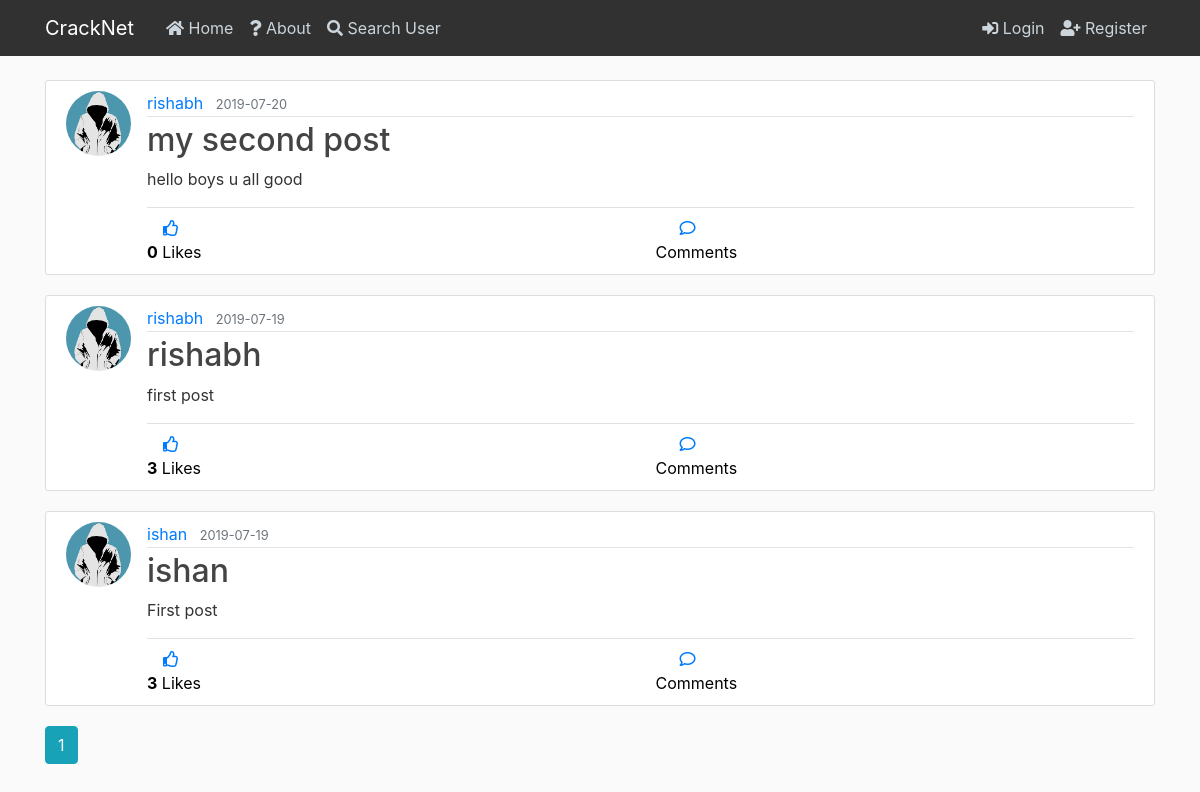
Page /home on the earlier database version.
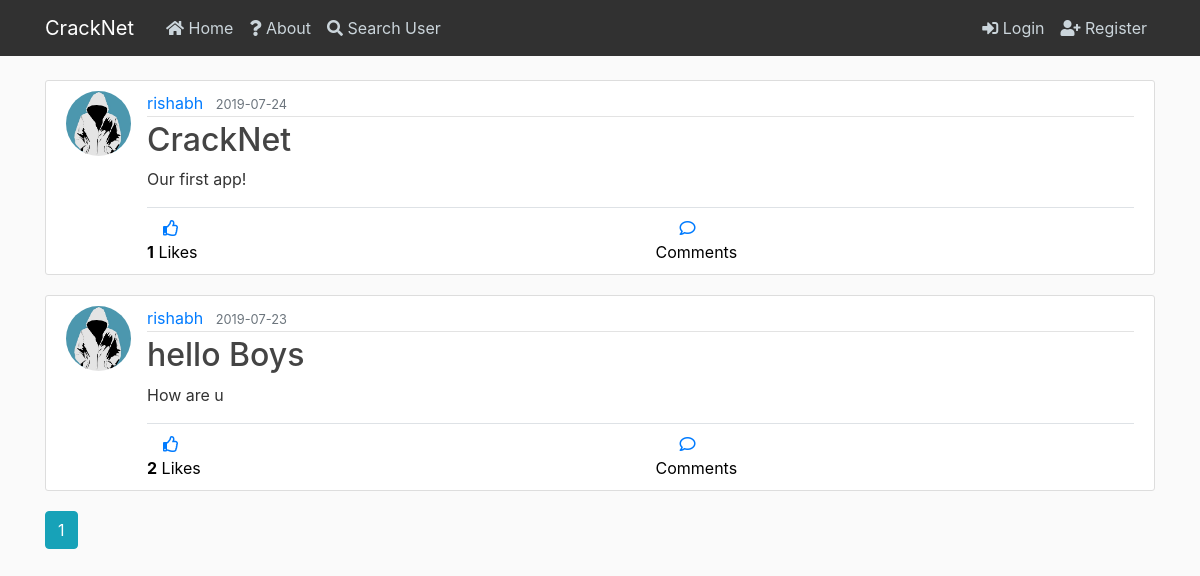
Same page on the later database version.
### flaskblog/models.py (models this page shows, shortened)
class Post(db.Model):
    id = db.Column(db.Integer, primary_key=True)
    title = db.Column(db.String(100), nullable=False)
    date_posted = db.Column(db.DateTime, nullable=False, default=datetime.utcnow)
    content = db.Column(db.Text, nullable=False)
    likes = db.Column(db.Integer, nullable=False, default=0)
    liked_users = db.Column(db.String(100000),default="")
    user_id = db.Column(db.Integer, db.ForeignKey('user.id'), nullable=False)
    comments = db.relationship('Comment', backref='post', lazy=True)

class User(db.Model, UserMixin):
    id = db.Column(db.Integer, primary_key=True)
    username = db.Column(db.String(20), unique=True, nullable=False)
    email = db.Column(db.String(120), unique=True, nullable=False)
    image_file = db.Column(db.String(20), nullable=False, default='default.jpg')
    connections=db.Column(db.Integer, nullable=False, default=0)
    connected_users=db.Column(db.String(100000), default="")
    password = db.Column(db.String(60), nullable=False)
    posts = db.relationship('Post', backref='author', lazy=True)
    comments = db.relationship('Comment', backref='author', lazy=True)

### flaskblog/routes.py (the view)
@app.route("/home")
def home():
    page = request.args.get('page', 1, type=int)
    posts = Post.query.order_by(Post.date_posted.desc()).paginate(page=page, per_page=5)
    return render_template('home.html', posts=posts)

### flaskblog/templates/home.html
{% extends "layout.html" %}
{% block content %}
    {% for post in posts.items %}
        <article class="media content-section">
          <img class="rounded-circle article-img" src="{{ url_for('static', filename='profile_pics/' + post.author.image_file) }}">
          <div class="media-body">
            <div class="article-metadata">
              {% if current_user.username != post.author.username %}
                <a class="mr-2" href="{{ url_for('profile', username=post.author.username) }}">{{ post.author.username }}</a>
              {% else %}
                <a class="mr-2" href="{{ url_for('account') }}">{{ post.author.username }}</a>
              {% endif %}
              <small class="text-muted">{{ post.date_posted.strftime('%Y-%m-%d') }}</small>
            </div>
            <h2><a class="article-title" href="{{ url_for('post', post_id=post.id) }}">{{ post.title }}</a></h2>
            <p class="article-content">{{ post.content }}</p>
            <div class="like-btn-box border-top pt-2">
              <div class="row">
                <div class="col">
                  {% set list1 = post.liked_users.split(' ') %}
                  {% if current_user.id in list1 |map('int') | list %}
                    <a href="{{ url_for('likes', post_id=post.id) }}"><i class="fas fa-thumbs-up ml-3"></i></a><br>
                  {% else %}
                    <a href="{{ url_for('likes', post_id=post.id) }}"><i class="far fa-thumbs-up ml-3"></i></a><br>
                  {% endif %}
                  <a class="no-color" href="{{ url_for('user_list', content='like', id=post.id) }}"><span><strong>{{post.likes}}</strong> Likes</span></a>
                </div>
                <div class="col">
                  <a class="comment" href="{{ url_for('comments', post_id=post.id) }}"><i class="far fa-comment ml-4"></i></a><br>
                  <a class="no-color" href="{{ url_for('comments', post_id=post.id) }}"><span><strong></strong> Comments</span></a>
                </div>
              </div>
            </div>
          </div>
        </article>
    {% endfor %}
    {% for page_num in posts.iter_pages(left_edge=1, right_edge=1, left_current=1, right_current=2) %}
      {% if page_num %}
        {% if posts.page == page_num %}
          <a class="btn btn-info mb-4" href="{{ url_for('home', page=page_num) }}">{{ page_num }}</a>
        {% else %}
          <a class="btn btn-outline-info mb-4" href="{{ url_for('home', page=page_num) }}">{{ page_num }}</a>
        {% endif %}
      {% else %}
        ...
      {% endif %}
    {% endfor %}
{% endblock content %}

### flaskblog/templates/layout.html (shortened to what this page needs)
<!DOCTYPE html>
<html>
<head>
    <link rel="stylesheet" href="https://maxcdn.bootstrapcdn.com/bootstrap/4.0.0/css/bootstrap.min.css">
    <link rel="stylesheet" href="https://use.fontawesome.com/releases/v5.8.2/css/all.css">
    <link rel="stylesheet" type="text/css" href="{{ url_for('static', filename='main.css') }}">
</head>
<body>
    <header class="site-header">
      <nav class="navbar navbar-expand-md navbar-dark bg-steel fixed-top">
        <div class="container">
          <a class="navbar-brand mr-4" href="/">CrackNet</a>
          <div class="collapse navbar-collapse" id="navbarToggle">
            <div class="navbar-nav mr-auto">
              <a class="nav-item nav-link" href="{{ url_for('home') }}"><i class="fas fa-home"></i> Home</a>
              <a class="nav-item nav-link" href="{{ url_for('about') }}"><i class="fas fa-question"></i> About</a>
              <a class="nav-item nav-link" data-toggle="modal" href="#SearchModal"><i class="fas fa-search"></i> Search User</a>
            </div>
            <div class="navbar-nav">
              {% if current_user.is_authenticated %}
                <a class="nav-item nav-link" href="{{ url_for('new_post') }}"><i class="fas fa-plus"></i> New Post</a>
                <li class="nav-item dropdown">
                  <a class="nav-link dropdown-toggle" href="#" id="navbarDropdown" role="button" data-toggle="dropdown" aria-haspopup="true" aria-expanded="false">
                    <i class="fab fa-buffer"></i> Special Features
                  </a>
                  <div class="dropdown-menu" aria-labelledby="navbarDropdown">
                    <a class="dropdown-item" href="{{ url_for('material') }}"><i class="fas fa-user-graduate"></i> Study Material</a>
                    <a class="dropdown-item" href="{{ url_for('help_desk') }}"><i class="fas fa-hands-helping"></i> Freshers Help-Desk</a>
                    <a class="dropdown-item" href="{{ url_for('clubs') }}"><i class="fas fa-users"></i> Clubs</a>
                    <div class="dropdown-divider"></div>
                    <a class="dropdown-item" href="#">Something else here</a>
                  </div>
                </li>
                <a class="nav-item nav-link" href="{{ url_for('account') }}"><img class="acc-nav-img" src="{{ url_for('static', filename='profile_pics/' + current_user.image_file) }}">  {{current_user.username}}</a>
                <a class="nav-item nav-link" href="{{ url_for('logout') }}"><i class="fas fa-sign-out-alt"></i> Logout</a>
              {% else %}
                <a class="nav-item nav-link" href="{{ url_for('login') }}"><i class="fas fa-sign-in-alt"></i> Login</a>
                <a class="nav-item nav-link" href="{{ url_for('register') }}"><i class="fas fa-user-plus"></i> Register</a>
              {% endif %}
            </div>
          </div>
        </div>
      </nav>
    </header>
    <main role="main" class="container">
      <div class="row">
        <div class="col-md-12">
          {% block content %}{% endblock %}
        </div>
      </div>
    </main>
</body>
</html>

### flaskblog/static/main.css (style rules this page uses)
body { background: #fafafa; color: #333333; margin-top: 5rem; }
h1, h2, h3, h4, h5, h6 { color: #444444; }
.bg-steel { background-color: #313131; }
.site-header .navbar-nav .nav-link { color: #cbd5db; }
.content-section { background: #ffffff; padding: 10px 20px; border: 1px solid #dddddd; border-radius: 3px; margin-bottom: 20px; }
.article-title { color: #444444; }
.article-content { white-space: pre-line; }
.article-img { height: 65px; width: 65px; margin-right: 16px; }
.article-metadata { padding-bottom: 1px; margin-bottom: 4px; border-bottom: 1px solid #e3e3e3 }
a.no-color { color:black; }

Differences in the rows shown:
removed Post: image_file (placeholder picture), author.username "rishabh", date_posted "2019-07-20", title "my second post", content "hello boys u all good", likes "0"
changed Post: date_posted "2019-07-19" → "2019-07-24"; title "rishabh" → "CrackNet"; content "first post" → "Our first app!"; likes "3" → "1"
changed Post: author.username "ishan" → "rishabh"; date_posted "2019-07-19" → "2019-07-23"; title "ishan" → "hello Boys"; content "First post" → "How are u"; likes "3" → "2"
